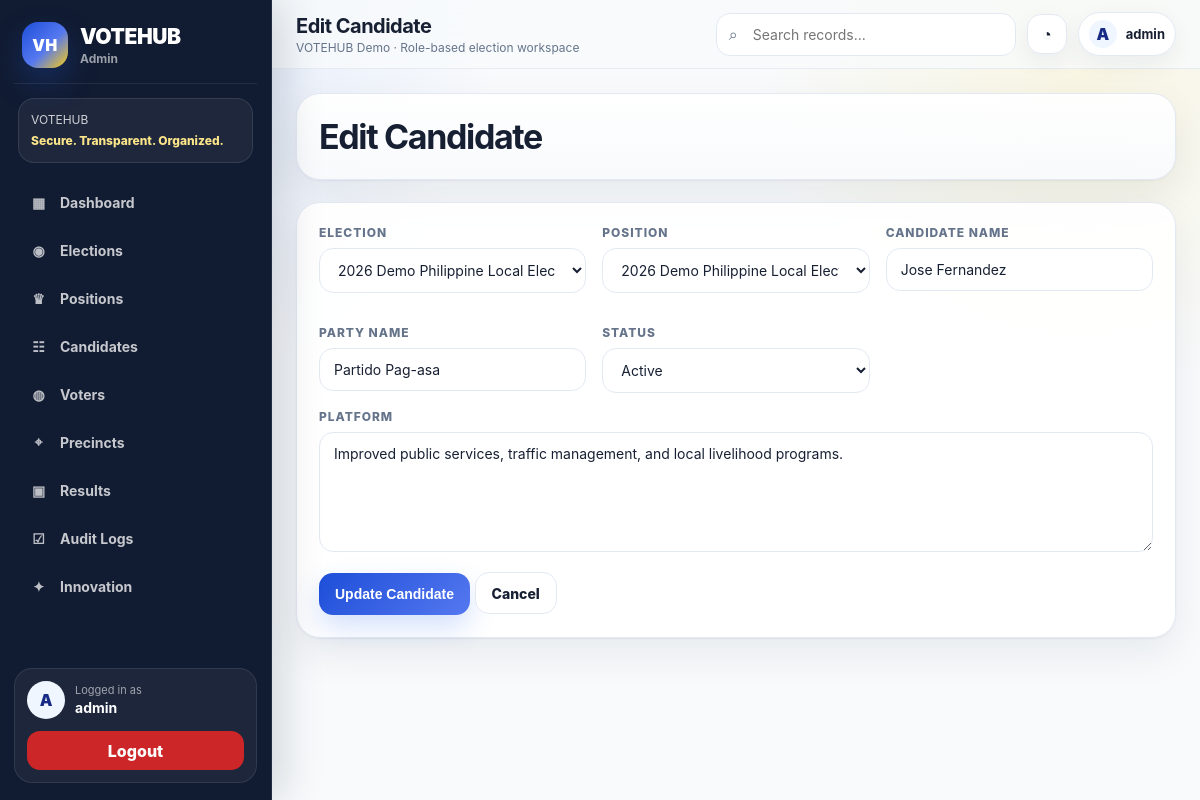
Page /admin/edit_candidate.php?id=1 (signed in) on the committed database.
### tables this page shows
CREATE TABLE candidates (
    candidate_id INT AUTO_INCREMENT PRIMARY KEY,
    election_id INT NOT NULL,
    position_id INT NOT NULL,
    candidate_name VARCHAR(150) NOT NULL,
    party_name VARCHAR(120) DEFAULT 'Independent',
    platform TEXT,
    status ENUM('active','inactive') NOT NULL DEFAULT 'active',
    created_at TIMESTAMP DEFAULT CURRENT_TIMESTAMP,
    CONSTRAINT fk_candidates_elections FOREIGN KEY (election_id) REFERENCES elections(election_id)
        ON UPDATE CASCADE ON DELETE CASCADE,
    CONSTRAINT fk_candidates_positions FOREIGN KEY (position_id) REFERENCES positions(position_id)
        ON UPDATE CASCADE ON DELETE CASCADE,
    INDEX idx_candidates_position (position_id)
);

CREATE TABLE elections (
    election_id INT AUTO_INCREMENT PRIMARY KEY,
    election_name VARCHAR(150) NOT NULL,
    election_type VARCHAR(80) NOT NULL,
    start_datetime DATETIME NOT NULL,
    end_datetime DATETIME NOT NULL,
    status ENUM('upcoming','open','closed') NOT NULL DEFAULT 'upcoming',
    created_at TIMESTAMP DEFAULT CURRENT_TIMESTAMP
);

CREATE TABLE positions (
    position_id INT AUTO_INCREMENT PRIMARY KEY,
    election_id INT NOT NULL,
    position_name VARCHAR(100) NOT NULL,
    max_vote INT NOT NULL DEFAULT 1,
    status ENUM('active','inactive') NOT NULL DEFAULT 'active',
    CONSTRAINT fk_positions_elections FOREIGN KEY (election_id) REFERENCES elections(election_id)
        ON UPDATE CASCADE ON DELETE CASCADE,
    UNIQUE KEY unique_position_per_election (election_id, position_name)
);

### includes/functions.php (called while the page is built, shortened)
<?php
function h($value) {
    return htmlspecialchars((string)$value, ENT_QUOTES, 'UTF-8');
}
function fetchElections(PDO $pdo) {
    return $pdo->query('SELECT * FROM elections ORDER BY election_id DESC')->fetchAll();
}
?>

### admin/edit_candidate.php (the view, shortened to what this page needs)
<?php
require_once __DIR__ . '/../includes/functions.php';
$id = (int)($_GET['id'] ?? 0);
$stmt = $pdo->prepare('SELECT * FROM candidates WHERE candidate_id=?');
$stmt->execute([$id]);
$candidate = $stmt->fetch();
$elections = fetchElections($pdo);
$positions = $pdo->query("SELECT p.*, e.election_name FROM positions p INNER JOIN elections e ON p.election_id=e.election_id ORDER BY e.election_id DESC, p.position_name")->fetchAll();
include __DIR__ . '/../includes/header.php'; include __DIR__ . '/../includes/sidebar.php';
?>
<div class="page-header"><h1>Edit Candidate</h1></div>
<div class="card">
<form method="POST"><div class="form-grid">
<div class="form-group"><label>Election</label><select name="election_id"><?php foreach ($elections as $e): ?><option value="<?= $e['election_id'] ?>" <?= $e['election_id']==$candidate['election_id']?'selected':'' ?>><?= h($e['election_name']) ?></option><?php endforeach; ?></select></div>
<div class="form-group"><label>Position</label><select name="position_id"><?php foreach ($positions as $p): ?><option value="<?= $p['position_id'] ?>" <?= $p['position_id']==$candidate['position_id']?'selected':'' ?>><?= h($p['election_name'] . ' - ' . $p['position_name']) ?></option><?php endforeach; ?></select></div>
<div class="form-group"><label>Candidate Name</label><input type="text" name="candidate_name" value="<?= h($candidate['candidate_name']) ?>" required></div>
<div class="form-group"><label>Party Name</label><input type="text" name="party_name" value="<?= h($candidate['party_name']) ?>"></div>
<div class="form-group"><label>Status</label><select name="status"><option value="active" <?= $candidate['status']==='active'?'selected':'' ?>>Active</option></select></div>
</div><div class="form-group"><label>Platform</label><textarea name="platform"><?= h($candidate['platform']) ?></textarea></div>
<button type="submit">Update Candidate</button> <a class="btn btn-light" href="<?= BASE_URL ?>/admin/candidates.php">Cancel</a></form>
</div>
<?php include __DIR__ . '/../includes/footer.php'; ?>

### assets/css/style.css (style rules this page uses)
:root { --bg: #f8fafc; --bg-soft: #eef4ff; --surface: #ffffff; --surface-2: #f8fafc; --text: #172033; --muted: #65748b; --border: #e3e9f3; --primary: #1d4ed8; --primary-dark: #172b85; --primary-soft: #dbeafe; --navy: #111b31; --navy-2: #1d2b4a; --accent-yellow: #facc15; --accent-red: #dc2626; --success: #16a34a; --warning: #f59e0b; --danger: #dc2626; --shadow-card: 0 1px 2px rgba(15, 23, 42, 0.05), 0 16px 40px rgba(15, 23, 42, 0.07); --shadow-soft: 0 8px 24px rgba(15, 23, 42, 0.06); --radius: 18px; --radius-lg: 26px; }
* { box-sizing: border-box; }
html { scroll-behavior: smooth; }
body { margin: 0; font-family: Inter, ui-sans-serif, system-ui, -apple-system, BlinkMacSystemFont, "Segoe UI", Arial, sans-serif; background: radial-gradient(circle at 8% 0%, rgba(37, 99, 235, 0.12), transparent 30%), radial-gradient(circle at 90% 8%, rgba(250, 204, 21, 0.11), transparent 25%), var(--bg); color: var(--text); min-height: 100vh; }
a { color: inherit; text-decoration: none; }
.form-group { margin-bottom: 16px; }
label { display: block; font-size: 12px; font-weight: 850; text-transform: uppercase; letter-spacing: .08em; margin-bottom: 8px; color: var(--muted); }
input, select, textarea { width: 100%; border: 1px solid var(--border); background: #fff; color: var(--text); border-radius: 14px; padding: 12px 14px; font: inherit; font-size: 14px; transition: border-color .18s ease, box-shadow .18s ease; }
textarea { min-height: 120px; resize: vertical; }
button, .btn { display: inline-flex; align-items: center; justify-content: center; gap: 8px; min-height: 42px; padding: 10px 16px; border: 0; border-radius: 14px; background: linear-gradient(135deg, var(--primary), #5578f0); color: #fff; font-size: 14px; font-weight: 850; cursor: pointer; box-shadow: 0 12px 28px rgba(37,99,235,0.20); transition: transform .18s ease, box-shadow .18s ease, opacity .18s ease; }
.btn-light { background: #fff; color: var(--text); border: 1px solid var(--border); box-shadow: none; }
.page-header { display: flex; justify-content: space-between; align-items: center; gap: 18px; margin-bottom: 22px; padding: 22px; border: 1px solid var(--border); border-radius: 24px; background: linear-gradient(180deg, rgba(255,255,255,0.96), rgba(248,250,252,0.94)); box-shadow: var(--shadow-card); }
.page-header h1 { margin: 0; font-size: clamp(25px, 3vw, 34px); letter-spacing: -0.04em; }
.card { margin-bottom: 22px; padding: 22px; border: 1px solid var(--border); border-radius: 24px; background: rgba(255,255,255,0.94); box-shadow: var(--shadow-card); }
.form-grid { display: grid; grid-template-columns: repeat(auto-fit, minmax(245px, 1fr)); gap: 16px; }
.card form:last-child, form.card:last-child { margin-bottom: 0; }

### rows in the picture
candidates: election_id "2026 Demo Philippine Local Election", position_id "2026 Demo Philippine Local Election - Mayor", candidate_name "Jose Fernandez", party_name "Partido Pag-asa", status "Active", platform "Improved public services, traffic management, and local livelihood programs."

### other values in the picture
$roleLabel ?: 'User' "Admin"
substr($name, 0, 1) "A"
$name "admin"
$pageTitleDisplay "Edit Candidate"
